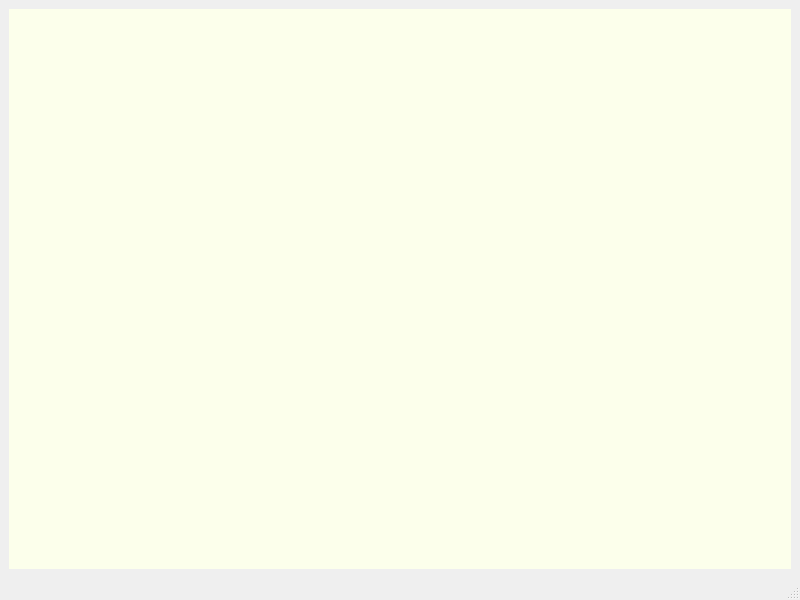
<?xml version="1.0" encoding="UTF-8"?>
<ui version="4.0">
 <class>MainWindow</class>
 <widget class="QMainWindow" name="MainWindow">
  <property name="geometry">
   <rect>
    <x>0</x>
    <y>0</y>
    <width>800</width>
    <height>600</height>
   </rect>
  </property>
  <property name="windowTitle">
   <string>MainWindow</string>
  </property>
  <widget class="QWidget" name="centralwidget">
   <layout class="QHBoxLayout" name="horizontalLayout">
    <item>
     <widget class="QWidget" name="widget" native="true">
      <property name="styleSheet">
       <string notr="true">background-color: rgb(218, 255, 175);
background-color: rgb(231, 255, 255);
background-color: rgb(252, 255, 235);</string>
      </property>
     </widget>
    </item>
   </layout>
  </widget>
  <widget class="QMenuBar" name="menubar">
   <property name="geometry">
    <rect>
     <x>0</x>
     <y>0</y>
     <width>800</width>
     <height>23</height>
    </rect>
   </property>
  </widget>
  <widget class="QStatusBar" name="statusbar"/>
 </widget>
 <resources/>
 <connections/>
</ui>
